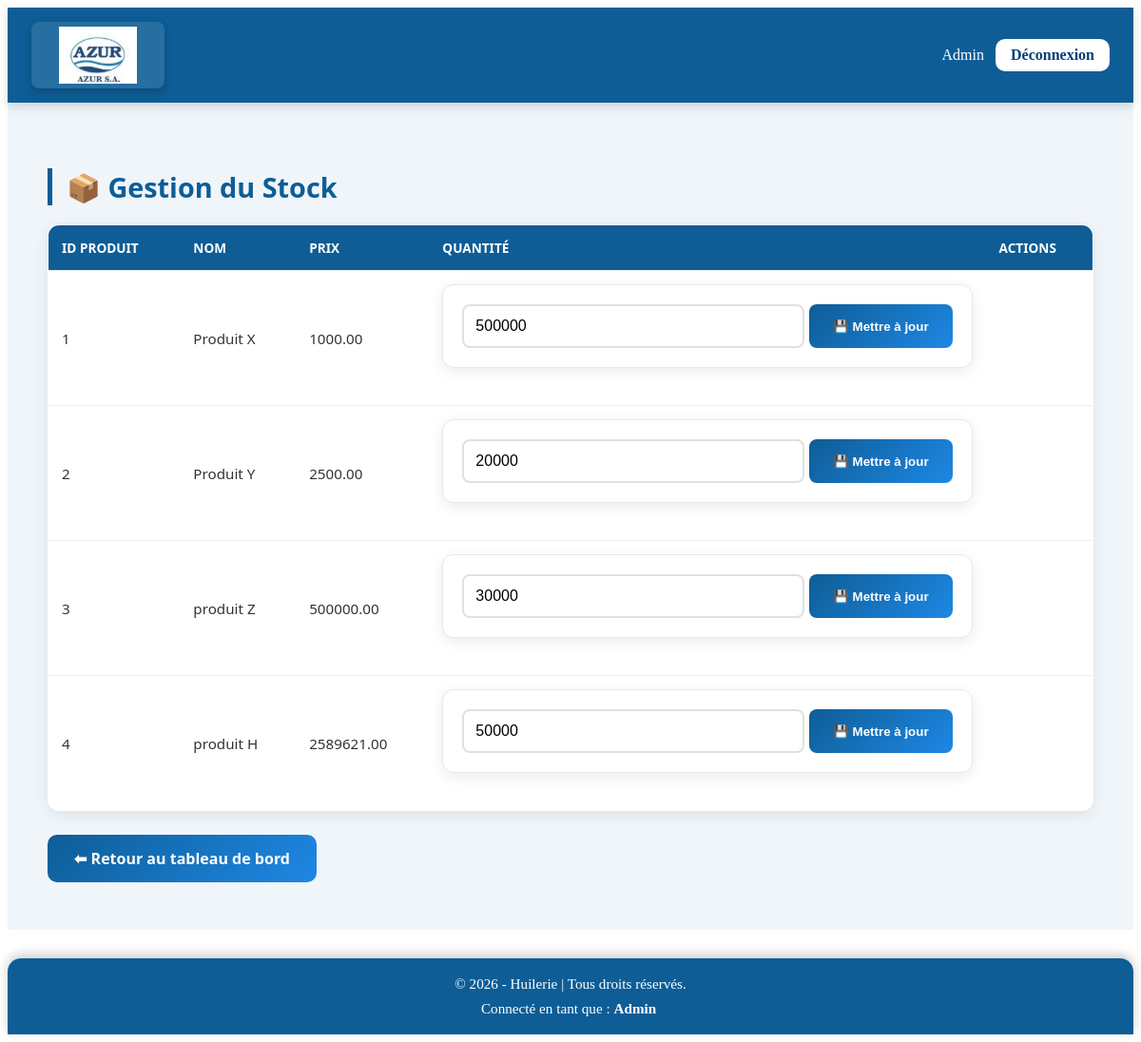
Page /public/stock.php (signed in) on the committed database.
### tables this page shows
CREATE TABLE IF NOT EXISTS `produit` (
  `id_produit` int NOT NULL AUTO_INCREMENT,
  `nom` varchar(100) NOT NULL,
  `prix` decimal(10,2) NOT NULL,
  `id_fournisseur` int DEFAULT NULL,
  PRIMARY KEY (`id_produit`),
  KEY `id_fournisseur` (`id_fournisseur`)
);

### src/controllers/stockController.php (called while the page is built, shortened)
<?php
require_once __DIR__ . "/../models/Stock.php";
$stockModel = new Stock();
function listerStock() {
    global $stockModel;
    return $stockModel->lister();
}
$redirect = "dashboard.php";
$stocks = listerStock();
include __DIR__ . "/../views/stocks.php";

### public/stock.php (called while the page is built)
<?php
require_once __DIR__ . "/../src/controllers/stockController.php";
?>

### src/models/Stock.php (called while the page is built, shortened)
<?php
require_once __DIR__ . "/../../config/db.php";
class Stock {
    private $pdo;
    public function __construct() {
        global $pdo;
        $this->pdo = $pdo;
    }
    public function lister() {
        $sql = "SELECT p.id_produit, p.nom, p.prix, COALESCE(s.quantite,0) AS quantite
                FROM Produit p
                LEFT JOIN Stock s ON p.id_produit = s.id_produit";
        return $this->pdo->query($sql)->fetchAll();
    }
}

### src/views/stocks.php (the view, shortened to what this page needs)
<?php include __DIR__ . "/../../templates/header.php"; ?>
<main class="main-content">
<div class="container">
    <h1>📦 Gestion du Stock</h1>
    <table>
        <thead>
            <tr>
                <th>ID Produit</th>
                <th>Nom</th>
                <th>Prix</th>
                <th>Quantité</th>
                <th>Actions</th>
            </tr>
        </thead>
        <tbody>
        <?php foreach($stocks as $s): ?>
            <tr>
                <td><?= $s['id_produit'] ?></td>
                <td><?= htmlspecialchars($s['nom']) ?></td>
                <td><?= htmlspecialchars($s['prix']) ?></td>
                <td>
                    <form method="post" style="display:flex;gap:5px;">
                        <input type="number" name="quantite" value="<?= $s['quantite'] ?>" min="0" required>
                        <button type="submit" name="maj">💾 Mettre à jour</button>
                    </form>
                </td>
                <td></td>
            </tr>
        <?php endforeach; ?>
        </tbody>
    </table>
    <a href="<?= $redirect ?>" class="btn-dashboard">⬅ Retour au tableau de bord</a>
</div>
</main>
<?php include __DIR__ . "/../../templates/footer.php"; ?>

### src/views/stocks.php (style rules this page uses)
.main-content { padding: 30px 20px; font-family: "Segoe UI", Arial, sans-serif; background: #f0f5fa; min-height: 100vh; }
.container { max-width: 1100px; margin: 0 auto; padding: 20px; }
h1 { font-size: 1.8rem; color: #0e5d96; margin-bottom: 20px; border-left: 5px solid #0e5d96; padding-left: 15px; }
form { display: flex; flex-wrap: wrap; gap: 15px; margin-bottom: 25px; background: #fff; padding: 20px; border-radius: 12px; box-shadow: 0 4px 15px rgba(0,0,0,0.08); border: 1px solid #e8e8e8; }
form input, form select { padding: 12px; border: 2px solid #e0e0e0; border-radius: 8px; flex: 1; min-width: 150px; font-size: 1rem; transition: all 0.3s; }
form button { padding: 12px 25px; background: linear-gradient(135deg, #0e5d96, #1e88e5); border: none; color: #fff; border-radius: 8px; cursor: pointer; transition: all 0.3s; font-weight: 600; }
table { width: 100%; border-collapse: collapse; background: #fff; border-radius: 12px; overflow: hidden; box-shadow: 0 4px 15px rgba(0,0,0,0.08); margin-bottom: 25px; border: 1px solid #e8e8e8; }
table th, table td { padding: 14px; text-align: left; border-bottom: 1px solid #eee; }
table th { background: #0e5d96; color: #fff; text-transform: uppercase; font-size: 0.85rem; font-weight: 600; }
table td { color: #333; font-size: 0.95rem; }
a { color: #0e5d96; text-decoration: none; font-weight: 600; }
.btn-dashboard { padding: 14px 28px; font-size: 1rem; border-radius: 10px; background: linear-gradient(135deg, #0e5d96, #1e88e5); color: #fff; text-decoration: none; font-weight: 600; transition: all 0.3s ease; display: inline-block; }

### rows in the picture
produit: id_produit "1", nom "Produit X", prix "1000.00", quantite "500000"
produit: id_produit "2", nom "Produit Y", prix "2500.00", quantite "20000"
produit: id_produit "3", nom "produit Z", prix "500000.00", quantite "30000"
produit: id_produit "4", nom "produit H", prix "2589621.00", quantite "50000"

### other values in the picture
$_SESSION['user']['nom'] "Admin"
